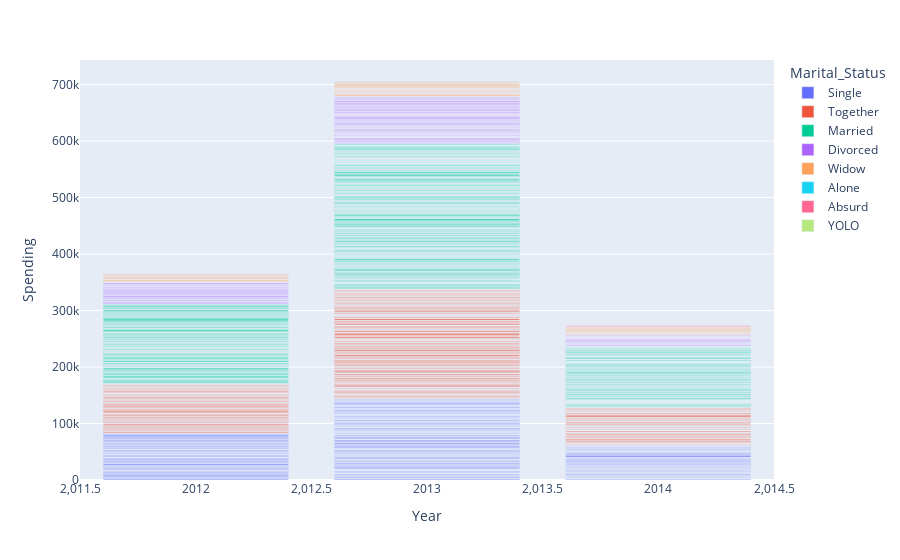

Write notebook code for a chart like this one.
### Markdown cell above
Let's see the year that had the most spending

### Code cell
px.bar(df_marketing_campaign, x=df_marketing_campaign['Dt_Customer'].dt.year, y='Spending',color='Marital_Status', labels={'x': 'Year'} )

### Figure 1 — Plotly figure (JSON) as saved in the notebook; plotly's stock layout.template omitted (floating-point values rounded to 4 significant figures; data arrays with more than 128 entries replaced by an {"elided": "..."} marker saying what was removed)
{"data": [{"alignmentgroup": "True", "hovertemplate": "Marital_Status=Single<br>Year=%{x}<br>Spending=%{y}<extra></extra>", "legendgroup": "Single", "marker": {"color": "#636efa", "pattern": {"shape": ""}}, "name": "Single", "offsetgroup": "Single", "orientation": "v", "showlegend": true, "textposition": "auto", "type": "bar", "x": {"elided": "471 int values"}, "xaxis": "x", "y": {"elided": "471 int values"}, "yaxis": "y"}, {"alignmentgroup": "True", "hovertemplate": "Marital_Status=Together<br>Year=%{x}<br>Spending=%{y}<extra></extra>", "legendgroup": "Together", "marker": {"color": "#EF553B", "pattern": {"shape": ""}}, "name": "Together", "offsetgroup": "Together", "orientation": "v", "showlegend": true, "textposition": "auto", "type": "bar", "x": {"elided": "573 int values"}, "xaxis": "x", "y": {"elided": "573 int values"}, "yaxis": "y"}, {"alignmentgroup": "True", "hovertemplate": "Marital_Status=Married<br>Year=%{x}<br>Spending=%{y}<extra></extra>", "legendgroup": "Married", "marker": {"color": "#00cc96", "pattern": {"shape": ""}}, "name": "Married", "offsetgroup": "Married", "orientation": "v", "showlegend": true, "textposition": "auto", "type": "bar", "x": {"elided": "857 int values"}, "xaxis": "x", "y": {"elided": "857 int values"}, "yaxis": "y"}, {"alignmentgroup": "True", "hovertemplate": "Marital_Status=Divorced<br>Year=%{x}<br>Spending=%{y}<extra></extra>", "legendgroup": "Divorced", "marker": {"color": "#ab63fa", "pattern": {"shape": ""}}, "name": "Divorced", "offsetgroup": "Divorced", "orientation": "v", "showlegend": true, "textposition": "auto", "type": "bar", "x": {"elided": "232 int values"}, "xaxis": "x", "y": {"elided": "232 int values"}, "yaxis": "y"}, {"alignmentgroup": "True", "hovertemplate": "Marital_Status=Widow<br>Year=%{x}<br>Spending=%{y}<extra></extra>", "legendgroup": "Widow", "marker": {"color": "#FFA15A", "pattern": {"shape": ""}}, "name": "Widow", "offsetgroup": "Widow", "orientation": "v", "showlegend": true, "textposition": "auto", "type": "bar", "x": [2014, 2014, 2013, 2012, 2013, 2013, 2014, 2012, 2012, 2014, 2012, 2013, 2013, 2014, 2012, 2012, 2012, 2013, 2012, 2014, 2012, 2014, 2013, 2013, 2014, 2013, 2012, 2013, 2013, 2013, 2013, 2012, 2013, 2013, 2013, 2014, 2012, 2013, 2013, 2012, 2012, 2013, 2013, 2012, 2014, 2014, 2013, 2013, 2012, 2014, 2012, 2013, 2014, 2014, 2013, 2012, 2013, 2013, 2012, 2012, 2013, 2012, 2013, 2014, 2014, 2013, 2013, 2013, 2014, 2013, 2014, 2013, 2013, 2013, 2013, 2014], "xaxis": "x", "y": [67, 507, 606, 606, 285, 2088, 1478, 107, 44, 636, 324, 467, 926, 135, 15, 205, 1210, 521, 201, 1600, 1867, 67, 266, 42, 939, 1064, 1029, 121, 1064, 41, 1482, 353, 28, 1198, 23, 45, 528, 1103, 1060, 1461, 1072, 90, 32, 1930, 556, 1234, 1156, 677, 1092, 138, 117, 32, 1695, 1686, 467, 44, 388, 1024, 656, 835, 1198, 775, 1272, 1130, 138, 1766, 1429, 930, 932, 993, 102, 615, 258, 258, 1565, 1234], "yaxis": "y"}, {"alignmentgroup": "True", "hovertemplate": "Marital_Status=Alone<br>Year=%{x}<br>Spending=%{y}<extra></extra>", "legendgroup": "Alone", "marker": {"color": "#19d3f3", "pattern": {"shape": ""}}, "name": "Alone", "offsetgroup": "Alone", "orientation": "v", "showlegend": true, "textposition": "auto", "type": "bar", "x": [2013, 2014, 2014], "xaxis": "x", "y": [632, 49, 89], "yaxis": "y"}, {"alignmentgroup": "True", "hovertemplate": "Marital_Status=Absurd<br>Year=%{x}<br>Spending=%{y}<extra></extra>", "legendgroup": "Absurd", "marker": {"color": "#FF6692", "pattern": {"shape": ""}}, "name": "Absurd", "offsetgroup": "Absurd", "orientation": "v", "showlegend": true, "textposition": "auto", "type": "bar", "x": [2012, 2014], "xaxis": "x", "y": [1216, 1169], "yaxis": "y"}, {"alignmentgroup": "True", "hovertemplate": "Marital_Status=YOLO<br>Year=%{x}<br>Spending=%{y}<extra></extra>", "legendgroup": "YOLO", "marker": {"color": "#B6E880", "pattern": {"shape": ""}}, "name": "YOLO", "offsetgroup": "YOLO", "orientation": "v", "showlegend": true, "textposition": "auto", "type": "bar", "x": [2012, 2012], "xaxis": "x", "y": [424, 424], "yaxis": "y"}], "layout": {"barmode": "relative", "legend": {"title": {"text": "Marital_Status"}, "tracegroupgap": 0}, "margin": {"t": 60}, "xaxis": {"anchor": "y", "domain": [0, 1], "title": {"text": "Year"}}, "yaxis": {"anchor": "x", "domain": [0, 1], "title": {"text": "Spending"}}}}
